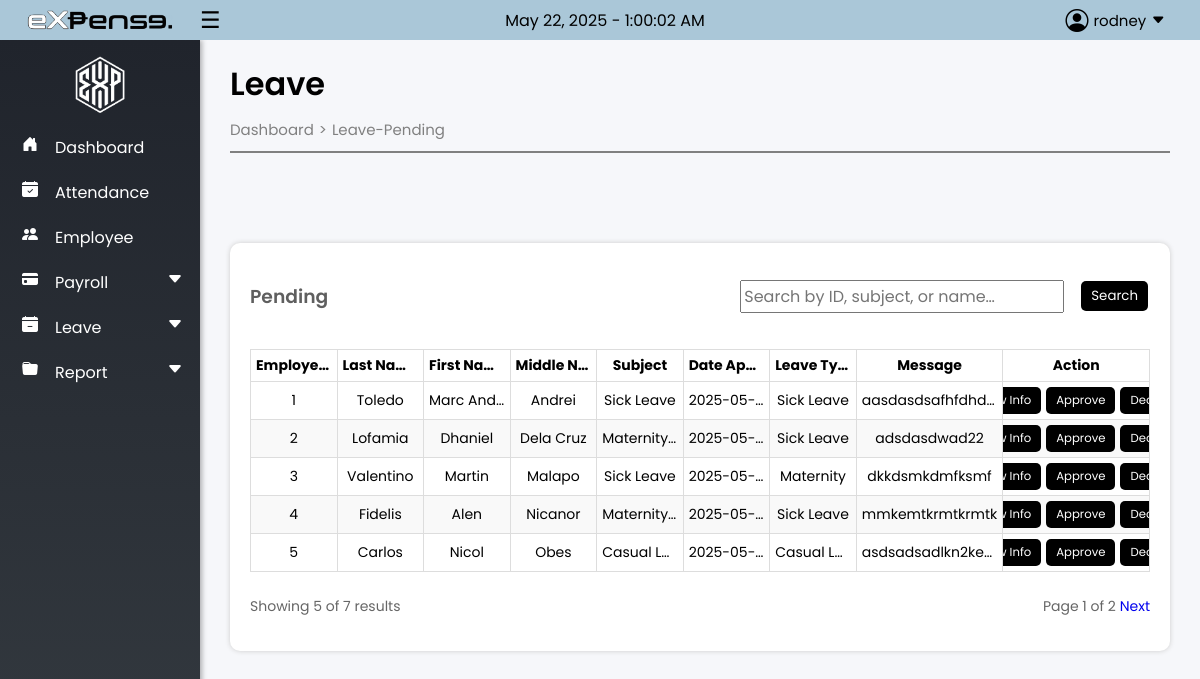
The page /payroll/adminpage/leave_pending.php (signed in) on the database its author committed.
### tables this page shows
CREATE TABLE `tbl_admin_acc` (
  `admin_id` int(100) NOT NULL,
  `lastname` varchar(100) NOT NULL,
  `firstname` varchar(100) NOT NULL,
  `middlename` varchar(100) DEFAULT NULL,
  `email` varchar(100) NOT NULL,
  `password` varchar(100) NOT NULL,
  `otp` int(20) NOT NULL
);

CREATE TABLE `tbl_leave` (
  `emp_id` int(100) NOT NULL,
  `leave_id` int(100) NOT NULL,
  `subject` varchar(100) NOT NULL,
  `date_applied` date NOT NULL,
  `start_date` date NOT NULL,
  `end_date` date NOT NULL,
  `leave_type` varchar(100) NOT NULL,
  `message` text NOT NULL,
  `status` varchar(100) DEFAULT NULL,
  `rejection_reason` text NOT NULL,
  `remaining_leave` int(100) NOT NULL,
  `no_of_leave` int(11) DEFAULT NULL,
  `total_leaves` int(11) DEFAULT NULL
);

CREATE TABLE `tbl_emp_acc` (
  `emp_id` int(100) NOT NULL,
  `lastname` varchar(100) NOT NULL,
  `firstname` varchar(100) NOT NULL,
  `middlename` varchar(100) DEFAULT NULL,
  `email` varchar(100) NOT NULL,
  `password` varchar(55) NOT NULL,
  `address` varchar(100) DEFAULT NULL,
  `phone_no` bigint(100) DEFAULT NULL,
  `gender` varchar(100) DEFAULT NULL,
  `rate_per_day` int(100) NOT NULL,
  `status` varchar(50) NOT NULL,
  `otp` int(11) DEFAULT NULL
);

### payroll/adminpage/database/session.php (called while the page is built, shortened)
<?php
if (isset($_SESSION['email']) && isset($_SESSION['account_id'])) {
    $account = $_SESSION['email'];
    $stmt = $conn->prepare("SELECT * FROM tbl_admin_acc WHERE email = ?");
    $stmt->bind_param("s", $account);
    $stmt->execute();
    $user_result = $stmt->get_result();
    if ($user_result->num_rows > 0) {
        $user = $user_result->fetch_assoc();
    }
} else {
    session_destroy();
    header('Location: ../index.php');
    exit();
}
?>

### payroll/adminpage/leave_pending.php (the view, shortened to what this page needs)
<?php
include '../assets/databse/connection.php';
include './database/session.php';
$records_per_page = 5;
$current_page     = isset($_GET['page']) ? (int)$_GET['page'] : 1;
$start_from       = ($current_page - 1) * $records_per_page;
$sql = "SELECT * FROM tbl_leave";
$sql .= " LIMIT $start_from, $records_per_page";
$result = $conn->query($sql);
$total_sql = "SELECT COUNT(*) FROM tbl_leave";
$total_rows  = $conn->query($total_sql)->fetch_row()[0];
$total_pages = ceil($total_rows / $records_per_page);
$qp = !empty($_GET['query']) ? '&query=' . urlencode($_GET['query']) : '';
?>
<!DOCTYPE html>
<html lang="en">
<head>
  <link rel="stylesheet" href="./css/main.css">
  <link rel="stylesheet" href="./css/leave.css">
</head>
<body>
  <?php include 'sidenav.php'; ?>
  <div class="container">
    <div id="mainContent" class="main">
      <div class="head-title">
        <h1>Leave</h1>
        <div class="breadcrumb">
          <h5><a href="./dashboard.php">Dashboard</a></h5>
          <span> &gt; </span>
          <h5><a href="./leave_pending.php">Leave-Pending</a></h5>
        </div>
        <hr>
      </div>
      <div class="main-content">
        <div class="sub-content">
          <div class="content">
            <div class="search">
              <h3>Pending</h3>
              <form method="get" action="">
                <div class="search-bar">
                  <input
                    type="text"
                    name="query"
                    placeholder="Search by ID, subject, or name…"
                    value="<?php echo isset($_GET['query']) ? htmlspecialchars($_GET['query']) : ''; ?>"
                  />
                  <button type="submit" class="search-btn">Search</button>
                </div>
              </form>
            </div>
            <table>
              <thead>
                <tr>
                  <th>Employee ID</th>
                  <th>Last Name</th>
                  <th>First Name</th>
                  <th>Middle Name</th>
                  <th>Subject</th>
                  <th>Date Applied</th>
                  <th>Leave Type</th>
                  <th>Message</th>
                  <th>Action</th>
                </tr>
              </thead>
              <tbody id="showdata">
                <?php if ($result && $result->num_rows > 0): ?>
                  <?php while ($row = $result->fetch_assoc()):
                    $e_res = $conn->query(
                      "SELECT lastname, firstname, middlename
                       FROM tbl_emp_acc
                       WHERE emp_id = '{$conn->real_escape_string($row['emp_id'])}'
                       LIMIT 1"
                    );
                    $last = $first = $middle = '';
                    if ($e_res && $e_res->num_rows) {
                      $e = $e_res->fetch_assoc();
                      $last   = $e['lastname'];
                      $first  = $e['firstname'];
                      $middle = $e['middlename'];
                    }
                  ?>
                    <tr>
                      <td><?php echo htmlspecialchars($row['emp_id']); ?></td>
                      <td><?php echo htmlspecialchars($last); ?></td>
                      <td><?php echo htmlspecialchars($first); ?></td>
                      <td><?php echo htmlspecialchars($middle); ?></td>
                      <td><?php echo htmlspecialchars($row['subject']); ?></td>
                      <td><?php echo htmlspecialchars($row['date_applied']); ?></td>
                      <td><?php echo htmlspecialchars($row['leave_type']); ?></td>
                      <td class="td-text"><?php echo htmlspecialchars($row['message']); ?></td>
                      <td class="td-text">
                        <div class="action-buttons">
                          <button class="view-btn">View Info</button>
                          <button class="view-btn">Approve</button>
                          <button class="view-btn">Decline</button>
                        </div>
                      </td>
                    </tr>
                  <?php endwhile; ?>
                <?php else: ?>
                  <tr><td colspan="9" style="text-align:center;">No records found.</td></tr>
                <?php endif; ?>
              </tbody>
            </table>
            <div class="pagination">
              <p>Showing <?php echo min($records_per_page, $total_rows - $start_from); ?> of <?php echo $total_rows; ?> results</p>
              <div class="pagination-controls">
                <span>Page <?php echo $current_page; ?> of <?php echo $total_pages; ?></span>
                <?php if ($current_page < $total_pages): ?>
                  <a href="?page=<?php echo $current_page + 1; ?><?php echo $qp; ?>">Next</a>
                <?php endif; ?>
              </div>
            </div>
          </div>
        </div>
      </div>
    </div>
  </div>
</body>
</html>

### payroll/adminpage/sidenav.php (shortened to what this page needs)
<!DOCTYPE html>
<html lang="en">
<head>
    <link rel="stylesheet" href="https://cdn.jsdelivr.net/npm/bootstrap-icons@1.3.0/font/bootstrap-icons.css">
    <link rel="stylesheet" href="./css/main.css">
</head>
<body>
    <div class="sidenav" id="sidenav">
        <div class="header">
            <a href="dashboard.php" class="title-tags"><span class="comp-name"><img src="../assets/title.png" class="title-name" alt="ExPense"></span></a>
            <div class="toggle-btn" onclick="toggleNav()"><span class="menu-icon">☰</span></div>
            <span class="current-date-time">
                <span id="current-date"></span> - <span id="current-time"></span>
            </span>
            <div class="profile" onclick="toggleDropdown()">
                <i class="bi bi-person-circle profile-icon"></i> <span class="user-name"><?php echo $user['firstname']; ?></span><i class="bi bi-caret-down-fill profile-arrow"></i>
            </div>
        </div>
        <div class="logodetails">
            <a href="dashboard.php" class="logo">
                <img src="../assets/logowhite-.png" alt="logo">
            </a>
        </div>
        <ul class="nav-links">
            <li>
                <a href="./dashboard.php">
                    <i class="bi bi-house-door-fill"></i>
                    <span class="link-name">Dashboard</span>
                </a>
            </li>
            <li>
                <a href="./attendance.php">
                    <i class="bi bi-calendar-check-fill"></i>
                    <span class="link-name">Attendance</span>
                </a>
            </li>
            <li>
                <a href="./employee.php">
                    <i class="bi bi-people-fill"></i>
                    <span class="link-name">Employee</span>
                </a>
            </li>
            <li>
                <div class="icon-link">
                    <a href="" class="disabled-link">
                        <i class="bi bi-credit-card-fill"></i>
                        <span class="link-name">Payroll</span>
                    </a>
                    <i class="bi bi-caret-down-fill arrow"></i>
                </div>
            </li>
            <li>
                <div class="icon-link">
                    <a href="" class="disabled-link">
                        <i class="bi bi-calendar-minus-fill"></i>
                        <span class="link-name">Leave</span>
                    </a>
                    <i class="bi bi-caret-down-fill arrow"></i>
                </div>
            </li>
            <li>
                <div class="icon-link">
                    <a href="" class="disabled-link">
                        <i class="bi bi-folder-fill"></i>
                        <span class="link-name">Report</span>
                    </a>
                    <i class="bi bi-caret-down-fill arrow"></i>
                </div>
            </li>
        </ul>
    </div>
</body>
</html>

### payroll/adminpage/css/main.css (style rules this page uses)
* { font-family: 'Poppins', sans-serif; }
body { margin: 0; height: 100%; background-color: #F6F7FA; }
.main { flex-grow: 1; padding: 20px; background-color: #F6F7FA; margin-left: 200px; margin-top: 30px; }
.container { display: flex; min-height: 100vh; flex-direction: column; justify-content: flex-start; overflow-y: auto; }
.head-title { margin: 10px; }
.main-content { display: flex; justify-content: center; align-items: center; flex-direction: column; min-height: 76vh; margin-top: -20px; }
.sub-content { width: 100%; }
h1 { margin: 10px 0px 10px 0px; font-weight: 520; }
.breadcrumb { display: flex; align-items: center; gap: 5px; }
.breadcrumb h5, .breadcrumb span { margin: 0; font-size: 15px; font-weight: 400; }
.breadcrumb span { color: gray; }
.breadcrumb a { text-decoration: none; color: gray; }
hr { border: 0.5px, solid gray; margin: 10px 0px 10px 0px; ; }
#mainContent, .toggle-btn { transition: margin-left 0.2s ease; }
#mainContent { margin-left: 200px; }
* { font-family: 'Poppins', sans-serif; padding: 0; }
.logo { display: flex; justify-content: center; align-items: center; height: 90px; font-size: 20px; }
img { height: 60px; }
.sidenav { background-color: #20242C; color: white; width: 200px; min-width: 60px; transition: width 0.3s; box-shadow: 2px 0 5px rgba(0, 0, 0, 0.3); background: linear-gradient(180deg, #20242C, #343A40); position: fixed; top: 40px; bottom: 0; left: 0; font-size: 16px; }
.sidenav img { transition: all 0.2s ease; }
.sidenav .nav-links { height: 100%; overflow: auto; margin-top: -8px; }
.sidenav .nav-links { overflow: visible; }
.sidenav .nav-links li { position: relative; list-style: none; transition: all 0.2s ease; }
.sidenav .nav-links li i { height: 40px; min-width: 50px; text-align: center; line-height: 35px; color: #fff; transition: all 0.2s ease; }
.sidenav .nav-links li a { text-decoration: none; margin: 5px; }
.link-name { font-size: 15px; font-weight: 400; color: #fff; }
li a { display: flex; align-items: center; }
li a i { font-size: 1em; }
li a span.link-name { font-size: 1em; transition: all 0.2s ease; }
.sidenav .nav-links li .icon-link { display: flex; align-items: center; justify-content: space-between; height: 40px; margin-top: 5px; margin-bottom: 5px; }
.header { background-color: #AAC7D8; color: black; padding: 10px 5px; text-align: center; font-size: 24px; position: fixed; top: 0; width: 100%; z-index: 1000; display: flex; justify-content: space-between; align-items: center; height: 20px; }
.current-date-time { font-size: 16px; position: absolute; left: 50%; transform: translateX(-50%); text-align: center; }
.header .toggle-btn { color: black; cursor: pointer; font-size: 18px; position: absolute; left: 200px; }
.toggle-btn { display: flex; justify-content: center; align-items: center; cursor: pointer; }
.profile-arrow { font-size: 14px !important; transition: transform 0.2s ease; }
.menu-icon { font-size: 23px; transition: all 0.2s ease; }
.comp-name { margin-left: 22px; color: black; text-decoration: none; font-weight: 500; transition: font-size 0.3s ease, margin-left 0.3s ease; text-align: center; display: inline-block; display: inline-flex; justify-content: center; align-items: center; }
.comp-name img { transition: height 0.3s ease, margin-left 0.3s ease; }
.title-tags { text-decoration: none; display: inline-flex; justify-content: center; align-items: center; }
.title-name { height: 20px; transition: all 0.2s ease; }
.profile { display: flex; align-items: center; justify-content: center; gap: 5px; font-size: 15px; position: absolute; right: 0; padding: 5px 10px; cursor: pointer; text-align: center; transition: background-color 0.3s, color 0.3s; position: relative; transform: translateX(-50%); max-width: 100px; height: 30px; margin-right: -30px; }
a { text-decoration: none; }
.profile i { font-size: 23px; line-height: 0.5; transition: transform 0.3s; }

### rows shown on the page
tbl_admin_acc: firstname "rodney"
tbl_leave: emp "1", tbl_emp_acc.lastname "Toledo", tbl_emp_acc.firstname "Marc And…", tbl_emp_acc.middlename "Andrei", subject "Sick Leave", date_applied "2025-05-…", leave_type "Sick Leave", message "aasdasdsafhfdhd…"
tbl_leave: emp "2", tbl_emp_acc.lastname "Lofamia", tbl_emp_acc.firstname "Dhaniel", tbl_emp_acc.middlename "Dela Cruz", subject "Maternity…", date_applied "2025-05-…", leave_type "Sick Leave", message "adsdasdwad22"
tbl_leave: emp "3", tbl_emp_acc.lastname "Valentino", tbl_emp_acc.firstname "Martin", tbl_emp_acc.middlename "Malapo", subject "Sick Leave", date_applied "2025-05-…", leave_type "Maternity", message "dkkdsmkdmfksmf"
tbl_leave: emp "4", tbl_emp_acc.lastname "Fidelis", tbl_emp_acc.firstname "Alen", tbl_emp_acc.middlename "Nicanor", subject "Maternity…", date_applied "2025-05-…", leave_type "Sick Leave", message "mmkemtkrmtkrmtk"
tbl_leave: emp "5", tbl_emp_acc.lastname "Carlos", tbl_emp_acc.firstname "Nicol", tbl_emp_acc.middlename "Obes", subject "Casual Le…", date_applied "2025-05-…", leave_type "Casual Le…", message "asdsadsadlkn2ke…"

### other values the page prints
min($records_per_page, $total_rows - $start_from) "5"
$total_rows "7"
$current_page "1"
$total_pages "2"
